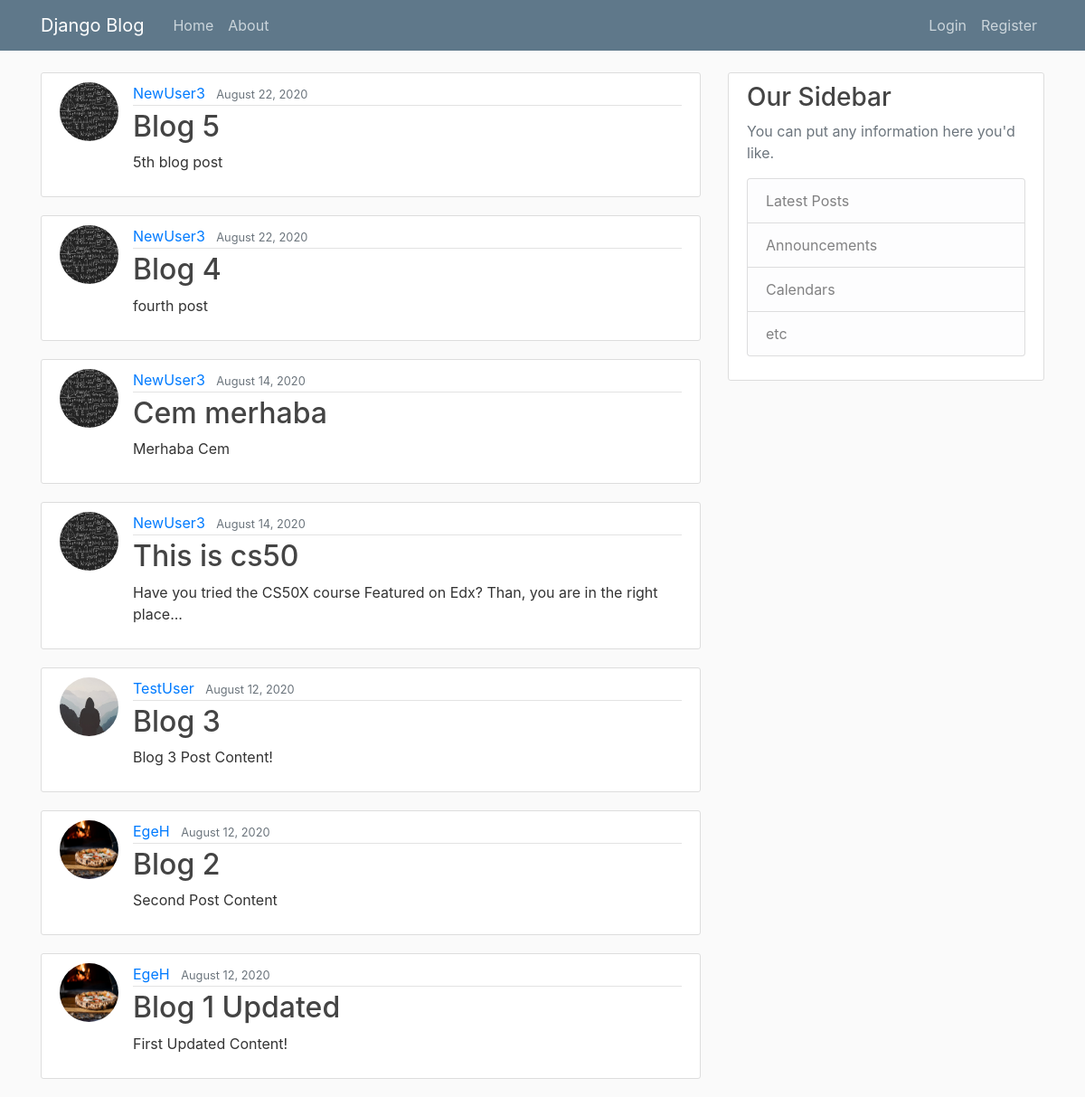
Before: / with the older database file.
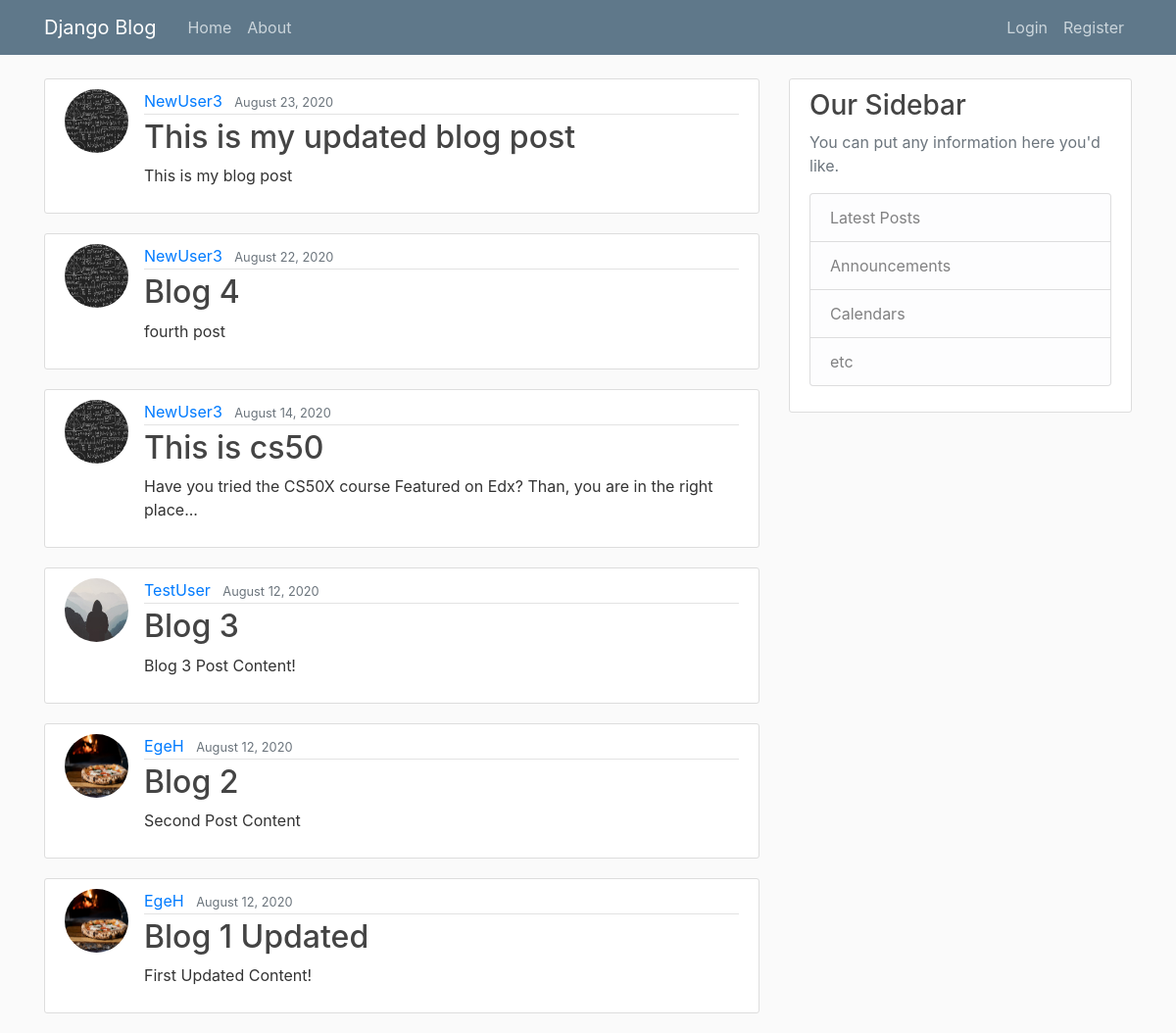
After: the same page with the newer database file.
### blog/models.py (models this page shows, shortened)
class Post(models.Model):
    title = models.CharField(max_length = 100)
    content = models.TextField()
    date_posted = models.DateTimeField(default=timezone.now)
    author = models.ForeignKey(User,  on_delete=models.CASCADE)

### users/models.py (models this page shows, shortened)
class Profile(models.Model):
    user = models.OneToOneField(User, on_delete=models.CASCADE)
    bio = models.CharField(max_length=30, default='Bio for user')
    image = models.ImageField(default='default.jpg', upload_to='profile_pics')

### blog/views.py (the view)
# urls.py: path('', PostListView.as_view(), name='blog-home'),
class PostListView(ListView):
    model = Post
    template_name = 'blog/home.html'
    context_object_name = 'posts'
    ordering = ['-date_posted']

### blog/templates/blog/home.html
{% extends "blog/base.html" %}
{% block content %}
    {% for post in posts %}
        <article class="media content-section">
          <img src="{{ post.author.profile.image.url }}" alt="Profile pic" class='rounded-circle article-img'>
          <div class="media-body">
            <div class="article-metadata">
              <a class="mr-2" href="#">{{ post.author }}</a>
              <small class="text-muted">{{ post.date_posted|date:"F d, Y" }}</small>
            </div>
            <h2><a class="article-title" href="{% url 'post-detail' post.id %}">{{ post.title }}</a></h2>
            <p class="article-content">{{ post.content }}</p>
          </div>
        </article>
    {% endfor %}
{% endblock content %}

### blog/templates/blog/base.html (shortened to what this page needs)
{% load static %}
<!DOCTYPE html>
<html>
<head>
    <link rel="stylesheet" href="https://maxcdn.bootstrapcdn.com/bootstrap/4.0.0/css/bootstrap.min.css">
    <link rel="stylesheet" type="text/css" href="{% static 'blog/main.css' %}">
</head>
<body>
    <header class="site-header">
      <nav class="navbar navbar-expand-md navbar-dark bg-steel fixed-top">
        <div class="container">
          <a class="navbar-brand mr-4" href="{% url 'blog-home' %}">Django Blog</a>
          <div class="collapse navbar-collapse" id="navbarToggle">
            <div class="navbar-nav mr-auto">
              <a class="nav-item nav-link" href="{% url 'blog-home' %}">Home</a>
              <a class="nav-item nav-link" href="{% url 'blog-about' %}">About</a>
            </div>
            <div class="navbar-nav">
            {% if user.is_authenticated %}
              <a class="nav-item nav-link" href="{% url 'post-create' %}">New Post</a>
              <a class="nav-item nav-link" href="{% url 'profile' %}">Profile</a>
              <a class="nav-item nav-link" href="{% url 'logout' %}">Logout</a>
            {% else %}
              <a class="nav-item nav-link" href="{% url 'login' %}">Login</a>
              <a class="nav-item nav-link" href="{% url 'register' %}">Register</a>
            {% endif %}
            </div>
          </div>
        </div>
      </nav>
    </header>
    <main role="main" class="container">
      <div class="row">
        <div class="col-md-8">
          {% block content %}{% endblock %}
        </div>
        <div class="col-md-4">
          <div class="content-section">
            <h3>Our Sidebar</h3>
            <p class='text-muted'>You can put any information here you'd like.
              <ul class="list-group">
                <li class="list-group-item list-group-item-light">Latest Posts</li>
                <li class="list-group-item list-group-item-light">Announcements</li>
                <li class="list-group-item list-group-item-light">Calendars</li>
                <li class="list-group-item list-group-item-light">etc</li>
              </ul>
            </p>
          </div>
        </div>
      </div>
    </main>
</body>
</html>

### blog/static/blog/main.css (style rules this page uses)
body { background: #fafafa; color: #333333; margin-top: 5rem; }
h1, h2, h3, h4, h5, h6 { color: #444444; }
ul { margin: 0; }
.bg-steel { background-color: #5f788a; }
.site-header .navbar-nav .nav-link { color: #cbd5db; }
.content-section { background: #ffffff; padding: 10px 20px; border: 1px solid #dddddd; border-radius: 3px; margin-bottom: 20px; }
.article-title { color: #444444; }
.article-content { white-space: pre-line; }
.article-img { height: 65px; width: 65px; margin-right: 16px; }
.article-metadata { padding-bottom: 1px; margin-bottom: 4px; border-bottom: 1px solid #e3e3e3 }

Changed rows visible on the page:
removed Post: author.profile.image (picture), author "NewUser3", date_posted "August 22, 2020", title "Blog 5", content "5th blog post"
removed Post: author.profile.image (picture), author "NewUser3", date_posted "August 14, 2020", title "Cem merhaba", content "Merhaba Cem"
added Post: author.profile.image (picture), author "NewUser3", date_posted "August 23, 2020", title "This is my updated blog post", content "This is my blog post"
